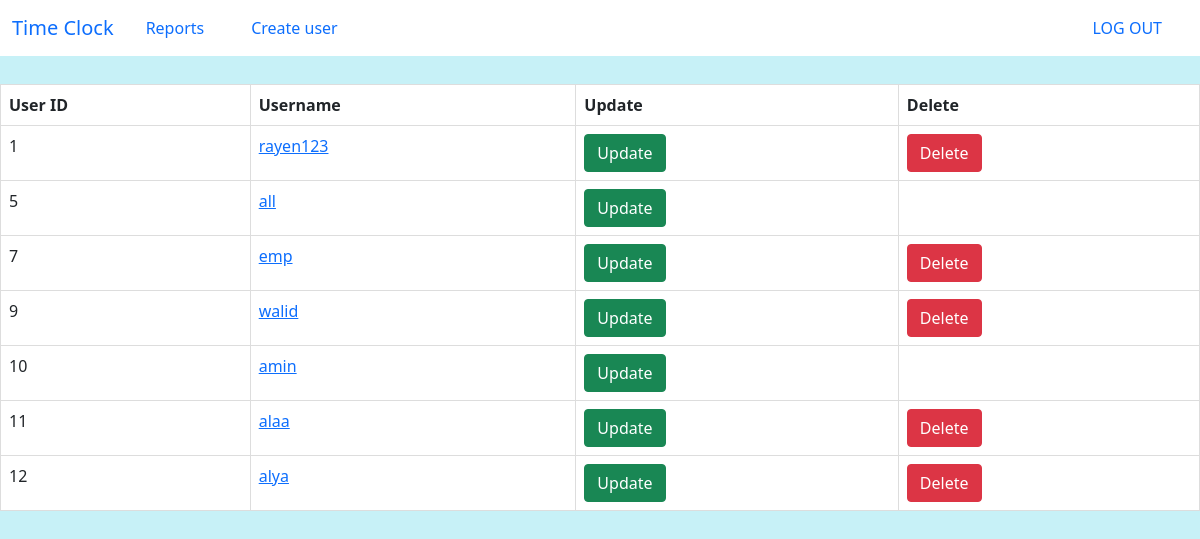
Screenshot of /reports.php (signed in) with the database file from the repository.
### tables this page shows
CREATE TABLE "users" (
	"user_id"	INTEGER,
	"username"	varchar(255) UNIQUE,
	"password"	varchar(255),
	"role"	varchar(255),
	PRIMARY KEY("user_id" AUTOINCREMENT)
);

### reports.php (the view, shortened to what this page needs)
<?php
include "nav.php";
$sqlite = new SQLite3(db_file);
function getAllUsers() {
    global $sqlite;
    $stmt = $sqlite->prepare("SELECT * FROM users");
    $result = $stmt->execute();
    if ($result->numColumns() > 0) {
        echo "<p> </p><br><br><table class='table table-hover'>";
        echo "<tr><th>User ID</th><th>Username</th><th>Update</th><th>Delete</th></tr>";
        while ($row = $result->fetchArray(SQLITE3_ASSOC)) {
            echo "<tr>";
            echo "<td>" . $row["user_id"] . "</td>";
            echo "<td><a href='reports_emp.php?user_id=" . $row["user_id"] . "'>" . $row["username"] . "</a></td>";
            echo "<td><a href='creat_uesr.php?user_id=" . $row["user_id"] . "'><button type='button' class='btn btn-success'>Update</button></a></td>";
            $deleteButton = ($row["role"] !== "admin") ? "<button type='button' class='btn btn-danger' onclick='confirmDelete(" . $row["user_id"] . ")'>Delete</button>" : "";
            echo "<td>" . $deleteButton . "</td>";
            echo "</tr>";
        }
        echo "</table>";
    } else {
        echo "No users found";
    }
}
?>
<!DOCTYPE html>
<html lang="en">
<head>
    <link rel="stylesheet" href="bootstrap.min.css">
    <link rel="stylesheet" href="docs.css">
</head>
<body>
    <?php
        getAllUsers();
    ?>
</body>
</html>

### docs.css (style rules this page uses)
:root { --bs-breakpoint-xs: 0;--bs-breakpoint-sm: 576px;--bs-breakpoint-md: 768px;--bs-breakpoint-lg: 992px;--bs-breakpoint-xl: 1200px;--bs-breakpoint-xxl: 1400px }
:root,[data-bs-theme="light"] { --bd-purple: #4c0bce;--bd-violet: #712cf9;--bd-accent: #ffe484;--bd-violet-rgb: 112.520718,44.062154,249.437846;--bd-accent-rgb: 255,228,132;--bd-pink-rgb: 214,51,132;--bd-teal-rgb: 32,201,151;--bd-violet-bg: var(--bd-violet);--bd-toc-color: var(--bd-violet);--bd-sidebar-link-bg: rgba(var(--bd-violet-rgb), .1);--bd-callout-link: 10,88,202;--bd-callout-code-color: #ab296a;--bd-pre-bg: var(--bs-tertiary-bg) }
:root { --docsearch-primary-color: var(--bd-violet);--docsearch-logo-color: var(--bd-violet) }
:root,[data-bs-theme="light"] { --base02: #c8c8fa;--base03: #565c64;--base04: #666;--base05: #333;--base06: #fff;--base07: #13795b;--base08: #c6303e;--base09: #087990;--base0A: #6f42c1;--base0B: #084298;--base0C: #084298;--base0D: #6f42c1;--base0E: #ab296a;--base0F: #333 }

### reports.php (style rules this page uses)
body { background-color: #C7F1F7; }
table { background-color: white; width: 100%; margin-top: 20px; border-collapse: collapse; }
th, td { border: 1px solid #ddd; padding: 8px; text-align: left; }
th { background-color: #f2f2f2; }

### rows the page displays
users: user_id "1", username "rayen123"
users: user_id "5", username "all"
users: user_id "7", username "emp"
users: user_id "9", username "walid"
users: user_id "10", username "amin"
users: user_id "11", username "alaa"
users: user_id "12", username "alya"
